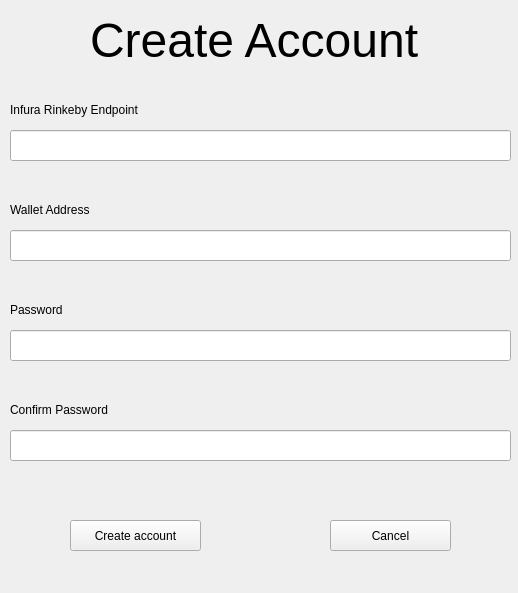
<?xml version="1.0" encoding="UTF-8"?>
<ui version="4.0">
 <class>create_window</class>
 <widget class="QWidget" name="create_window">
  <property name="geometry">
   <rect>
    <x>0</x>
    <y>0</y>
    <width>518</width>
    <height>593</height>
   </rect>
  </property>
  <property name="windowTitle">
   <string>Create Account</string>
  </property>
  <widget class="QLabel" name="create_title">
   <property name="geometry">
    <rect>
     <x>90</x>
     <y>10</y>
     <width>331</width>
     <height>61</height>
    </rect>
   </property>
   <property name="font">
    <font>
     <pointsize>36</pointsize>
    </font>
   </property>
   <property name="contextMenuPolicy">
    <enum>Qt::NoContextMenu</enum>
   </property>
   <property name="text">
    <string>Create Account</string>
   </property>
  </widget>
  <widget class="QLabel" name="create_label_1">
   <property name="geometry">
    <rect>
     <x>10</x>
     <y>100</y>
     <width>161</width>
     <height>19</height>
    </rect>
   </property>
   <property name="text">
    <string>Infura Rinkeby Endpoint</string>
   </property>
  </widget>
  <widget class="QLineEdit" name="create_line_2">
   <property name="geometry">
    <rect>
     <x>10</x>
     <y>230</y>
     <width>501</width>
     <height>31</height>
    </rect>
   </property>
  </widget>
  <widget class="QLabel" name="create_label_2">
   <property name="geometry">
    <rect>
     <x>10</x>
     <y>200</y>
     <width>111</width>
     <height>19</height>
    </rect>
   </property>
   <property name="text">
    <string>Wallet Address</string>
   </property>
  </widget>
  <widget class="QLineEdit" name="create_line_1">
   <property name="geometry">
    <rect>
     <x>10</x>
     <y>130</y>
     <width>501</width>
     <height>31</height>
    </rect>
   </property>
  </widget>
  <widget class="QLabel" name="create_label_3">
   <property name="geometry">
    <rect>
     <x>10</x>
     <y>300</y>
     <width>81</width>
     <height>19</height>
    </rect>
   </property>
   <property name="text">
    <string>Password</string>
   </property>
  </widget>
  <widget class="QLineEdit" name="create_line_4">
   <property name="geometry">
    <rect>
     <x>10</x>
     <y>430</y>
     <width>501</width>
     <height>31</height>
    </rect>
   </property>
  </widget>
  <widget class="QLineEdit" name="create_line_3">
   <property name="geometry">
    <rect>
     <x>10</x>
     <y>330</y>
     <width>501</width>
     <height>31</height>
    </rect>
   </property>
  </widget>
  <widget class="QLabel" name="create_label_4">
   <property name="geometry">
    <rect>
     <x>10</x>
     <y>400</y>
     <width>131</width>
     <height>19</height>
    </rect>
   </property>
   <property name="text">
    <string>Confirm Password</string>
   </property>
  </widget>
  <widget class="QPushButton" name="create_button_1">
   <property name="geometry">
    <rect>
     <x>70</x>
     <y>520</y>
     <width>131</width>
     <height>31</height>
    </rect>
   </property>
   <property name="text">
    <string>Create account</string>
   </property>
  </widget>
  <widget class="QPushButton" name="create_button_2">
   <property name="geometry">
    <rect>
     <x>330</x>
     <y>520</y>
     <width>121</width>
     <height>31</height>
    </rect>
   </property>
   <property name="text">
    <string>Cancel</string>
   </property>
  </widget>
 </widget>
 <resources/>
 <connections/>
</ui>
